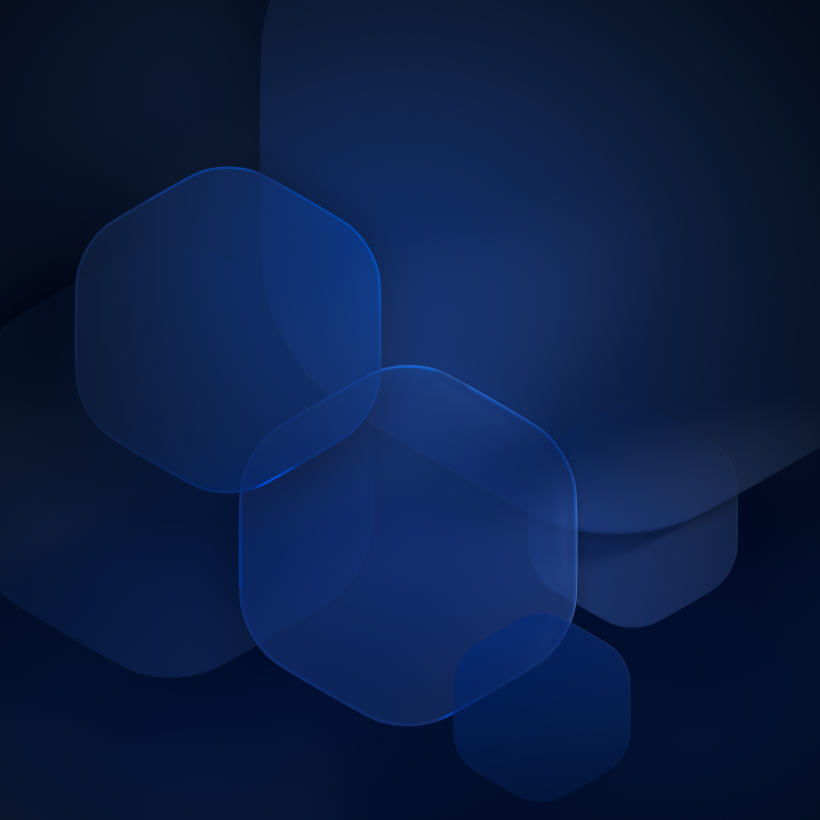
#> input picture assets/wallpapers/adwaita-d.jpg, 4096 x 4096 px (shown at 1/5 size)
$ python -i boot-monitor.py   (imports and definitions only)
#> lines starting #> are read from the running program, lines starting #| are printed output that depends on the picture
#> further down, picture is the input picture: PIL image 4096x4096 RGB; mean R, G, B 12.1, 31, 70.6
#!/usr/bin/env python3
"""boot-monitor.py

Purpose: Watch a serial log or console stream for boot markers and timeouts.
Usage:   python3 scripts/boot-monitor.py --help
Needs:   Python 3.
CI:      No. Local smoke / interactive boot helpers.
"""

import sys
import os
import time
import subprocess
from PIL import Image, ImageChops


# [17 lines left out: functions screenshot, pixel_delta, not called in this run]


def classify(img):
    w, h = img.size
#> w = 4096; h = 4096

    def avg(x1, y1, x2, y2):
        px = list(img.crop((x1, y1, x2, y2)).getdata())
        return [sum(p[i] for p in px) / len(px) for i in range(3)]

    center = avg(w // 4, h // 3, 3 * w // 4, 2 * h // 3)
#> center = [18.88, 46.15, 103.6]
    top    = avg(0, 0, w, 35)
#> top = [9.85, 21.85, 44.2]
    br     = sum(center) / 3
#> br = 56.2

    # Console text: bright pixels in left strip (rows 40+, below top bar)
    left = img.crop((0, 40, 200, h - 40))
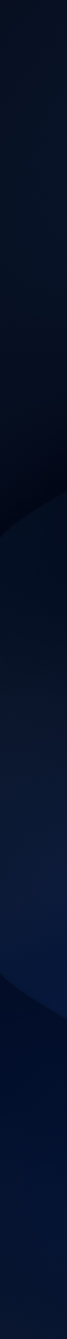
#> left: PIL image 200x4016 RGB (shown at 1/3 size); mean R, G, B 6.8, 18.3, 41.9
    lpx  = list(left.getdata())
#> lpx = 803200 items
    bright_pct = sum(1 for p in lpx if sum(p) / 3 > 180) / len(lpx) * 100
#> bright_pct = 0

    # Blinking text cursor: rows 40-80 of leftmost 12px only
    # (avoids the GNOME Activities pill which sits at the very top-left corner)
    cursor_zone = img.crop((0, 40, 12, 80))
    cpx = list(cursor_zone.getdata())
#> cpx = 480 items, first 6: (7, 16, 33), (7, 16, 33), (7, 16, 33), (7, 16, 33), (7, 16, 33), (7, 16, 33)
    cursor = sum(1 for p in cpx if p[0] > 200 and p[1] > 200 and p[2] > 200) > 8
#> cursor = False

    flags = ""
    if bright_pct > 0.5:
        flags += f"  ⚠ CONSOLE TEXT ({bright_pct:.1f}%)"
    if cursor:
        flags += "  ⚠ CURSOR"

    if br < 5:
        return f"BLACK{flags}"

    logo = avg(w // 2 - 120, h // 2 - 120, w // 2 + 120, h // 2 + 120)
#> logo = [24.39, 54.46, 117.8]
    logo_br = sum(logo) / 3
#> logo_br = 65.55
    if br < 30 and logo_br > 25:
        return f"PLYMOUTH logo_br={logo_br:.0f}{flags}"
    if br < 30:
        return f"DARK br={br:.0f}{flags}"
    if sum(top) / 3 > 100:
        return f"GNOME/GDM active{flags}"

    r, g, b = center
#> r = 18.88; g = 46.15
    return f"MID br={br:.0f} c=({r:.0f},{g:.0f},{b:.0f}){flags}"


# [49 lines left out: function main, not called in this run]


# [2 lines not run here, left out]

>>> from PIL import Image
>>> picture = Image.open('../assets/wallpapers/adwaita-d.jpg')
>>> result = classify(picture)
#> result = 'MID br=56 c=(19,46,104)'
